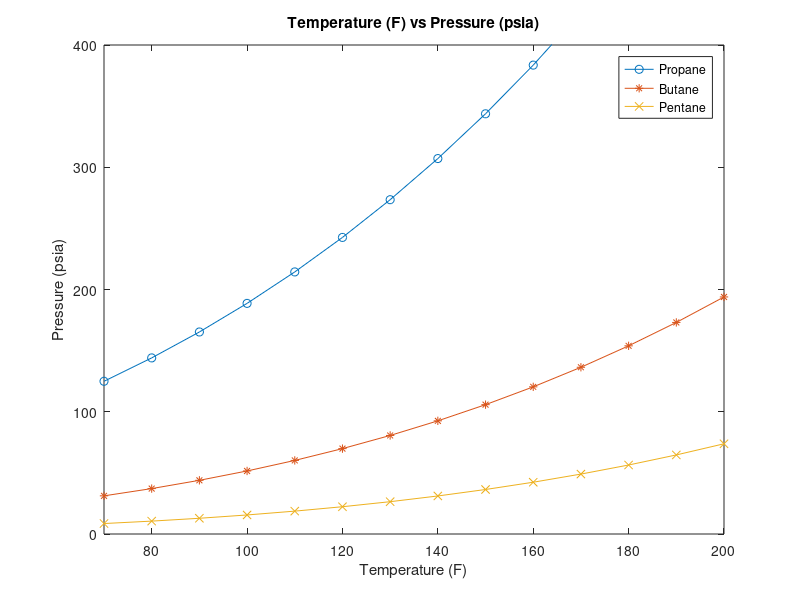

Here is the MATLAB script that generated this plot:
T = 70:10:200;

propane = [124.92 144.05 165.25 188.65 214.38 242.60 273.46 307.11 343.74 383.55 426.76 473.65 524.57 580.04];
butane = [31.212 37.152 43.913 51.567 60.185 69.841 80.610 92.568 105.80 120.37 136.39 153.92 173.06 193.91];
pentane = [8.5611 10.541 12.866 15.575 18.711 22.316 26.436 31.117 36.407 42.357 49.017 56.440 64.680 73.792];

plot(T, propane, 'o-')
hold on
plot(T, butane, '*-')
plot(T, pentane, 'x-')
axis([70 200 0 400])
xlabel('Temperature (F)');
ylabel('Pressure (psia)');
legend('Propane', 'Butane', 'Pentane');
title('Temperature (F) vs Pressure (psia)');